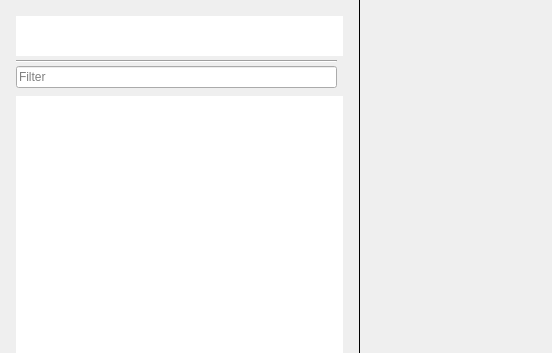
<?xml version="1.0" encoding="UTF-8"?>
<ui version="4.0">
 <class>AccessibleResourcesWidget</class>
 <widget class="QWidget" name="AccessibleResourcesWidget">
  <property name="geometry">
   <rect>
    <x>0</x>
    <y>0</y>
    <width>552</width>
    <height>353</height>
   </rect>
  </property>
  <layout class="QHBoxLayout" name="horizontalLayout">
   <property name="spacing">
    <number>0</number>
   </property>
   <property name="leftMargin">
    <number>0</number>
   </property>
   <property name="topMargin">
    <number>0</number>
   </property>
   <property name="rightMargin">
    <number>0</number>
   </property>
   <property name="bottomMargin">
    <number>0</number>
   </property>
   <item>
    <widget class="QWidget" name="resourcesListWidget" native="true">
     <layout class="QVBoxLayout" name="resourceListLayout">
      <property name="spacing">
       <number>0</number>
      </property>
      <property name="leftMargin">
       <number>16</number>
      </property>
      <property name="topMargin">
       <number>16</number>
      </property>
      <property name="rightMargin">
       <number>16</number>
      </property>
      <property name="bottomMargin">
       <number>0</number>
      </property>
      <item>
       <widget class="nx::vms::client::desktop::TreeView" name="controlsTreeView">
        <property name="sizePolicy">
         <sizepolicy hsizetype="Expanding" vsizetype="Maximum">
          <horstretch>0</horstretch>
          <verstretch>0</verstretch>
         </sizepolicy>
        </property>
        <property name="maximumSize">
         <size>
          <width>16777215</width>
          <height>40</height>
         </size>
        </property>
        <property name="frameShape">
         <enum>QFrame::NoFrame</enum>
        </property>
        <property name="verticalScrollBarPolicy">
         <enum>Qt::ScrollBarAlwaysOff</enum>
        </property>
        <property name="horizontalScrollBarPolicy">
         <enum>Qt::ScrollBarAlwaysOff</enum>
        </property>
        <property name="sizeAdjustPolicy">
         <enum>QAbstractScrollArea::AdjustToContents</enum>
        </property>
        <property name="editTriggers">
         <set>QAbstractItemView::NoEditTriggers</set>
        </property>
        <property name="selectionMode">
         <enum>QAbstractItemView::NoSelection</enum>
        </property>
        <property name="rootIsDecorated">
         <bool>false</bool>
        </property>
        <property name="uniformRowHeights">
         <bool>true</bool>
        </property>
        <property name="allColumnsShowFocus">
         <bool>true</bool>
        </property>
        <property name="headerHidden">
         <bool>true</bool>
        </property>
       </widget>
      </item>
      <item>
       <widget class="QWidget" name="filter" native="true">
        <layout class="QVBoxLayout" name="verticalLayout_2">
         <property name="spacing">
          <number>0</number>
         </property>
         <property name="leftMargin">
          <number>0</number>
         </property>
         <property name="topMargin">
          <number>0</number>
         </property>
         <property name="rightMargin">
          <number>6</number>
         </property>
         <property name="bottomMargin">
          <number>8</number>
         </property>
         <item>
          <widget class="Line" name="line">
           <property name="minimumSize">
            <size>
             <width>0</width>
             <height>10</height>
            </size>
           </property>
           <property name="orientation">
            <enum>Qt::Horizontal</enum>
           </property>
          </widget>
         </item>
         <item>
          <widget class="QLineEdit" name="filterLineEdit">
           <property name="placeholderText">
            <string>Filter</string>
           </property>
          </widget>
         </item>
        </layout>
       </widget>
      </item>
      <item>
       <widget class="nx::vms::client::desktop::TreeView" name="resourcesTreeView">
        <property name="frameShape">
         <enum>QFrame::NoFrame</enum>
        </property>
        <property name="horizontalScrollBarPolicy">
         <enum>Qt::ScrollBarAlwaysOff</enum>
        </property>
        <property name="editTriggers">
         <set>QAbstractItemView::NoEditTriggers</set>
        </property>
        <property name="dragDropMode">
         <enum>QAbstractItemView::DragOnly</enum>
        </property>
        <property name="selectionMode">
         <enum>QAbstractItemView::ExtendedSelection</enum>
        </property>
        <property name="autoExpandDelay">
         <number>500</number>
        </property>
        <property name="rootIsDecorated">
         <bool>false</bool>
        </property>
        <property name="uniformRowHeights">
         <bool>true</bool>
        </property>
        <property name="allColumnsShowFocus">
         <bool>true</bool>
        </property>
        <property name="headerHidden">
         <bool>true</bool>
        </property>
       </widget>
      </item>
     </layout>
    </widget>
   </item>
   <item>
    <widget class="Line" name="verticalLine">
     <property name="maximumSize">
      <size>
       <width>1</width>
       <height>16777215</height>
      </size>
     </property>
     <property name="frameShadow">
      <enum>QFrame::Plain</enum>
     </property>
     <property name="orientation">
      <enum>Qt::Vertical</enum>
     </property>
    </widget>
   </item>
   <item>
    <widget class="QnResourceDetailsWidget" name="detailsWidget" native="true">
     <property name="minimumSize">
      <size>
       <width>192</width>
       <height>0</height>
      </size>
     </property>
     <property name="maximumSize">
      <size>
       <width>192</width>
       <height>16777215</height>
      </size>
     </property>
    </widget>
   </item>
  </layout>
 </widget>
 <customwidgets>
  <customwidget>
   <class>QnResourceDetailsWidget</class>
   <extends>QWidget</extends>
   <header location="global">ui/widgets/resource_details_widget.h</header>
   <container>1</container>
  </customwidget>
  <customwidget>
   <class>nx::vms::client::desktop::TreeView</class>
   <extends>QTreeView</extends>
   <header location="global">nx/vms/client/desktop/common/widgets/tree_view.h</header>
  </customwidget>
 </customwidgets>
 <resources/>
 <connections/>
</ui>
